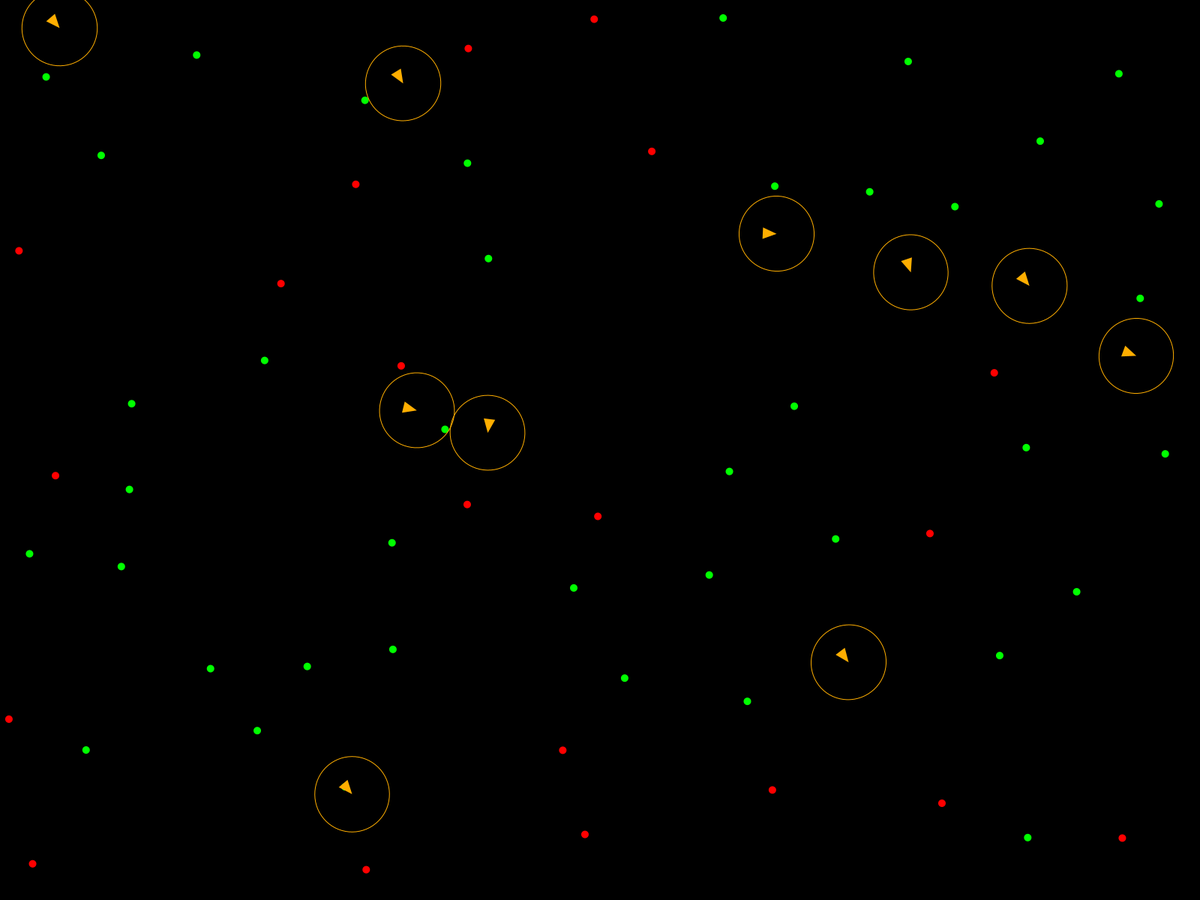
Frame 1 (no input)
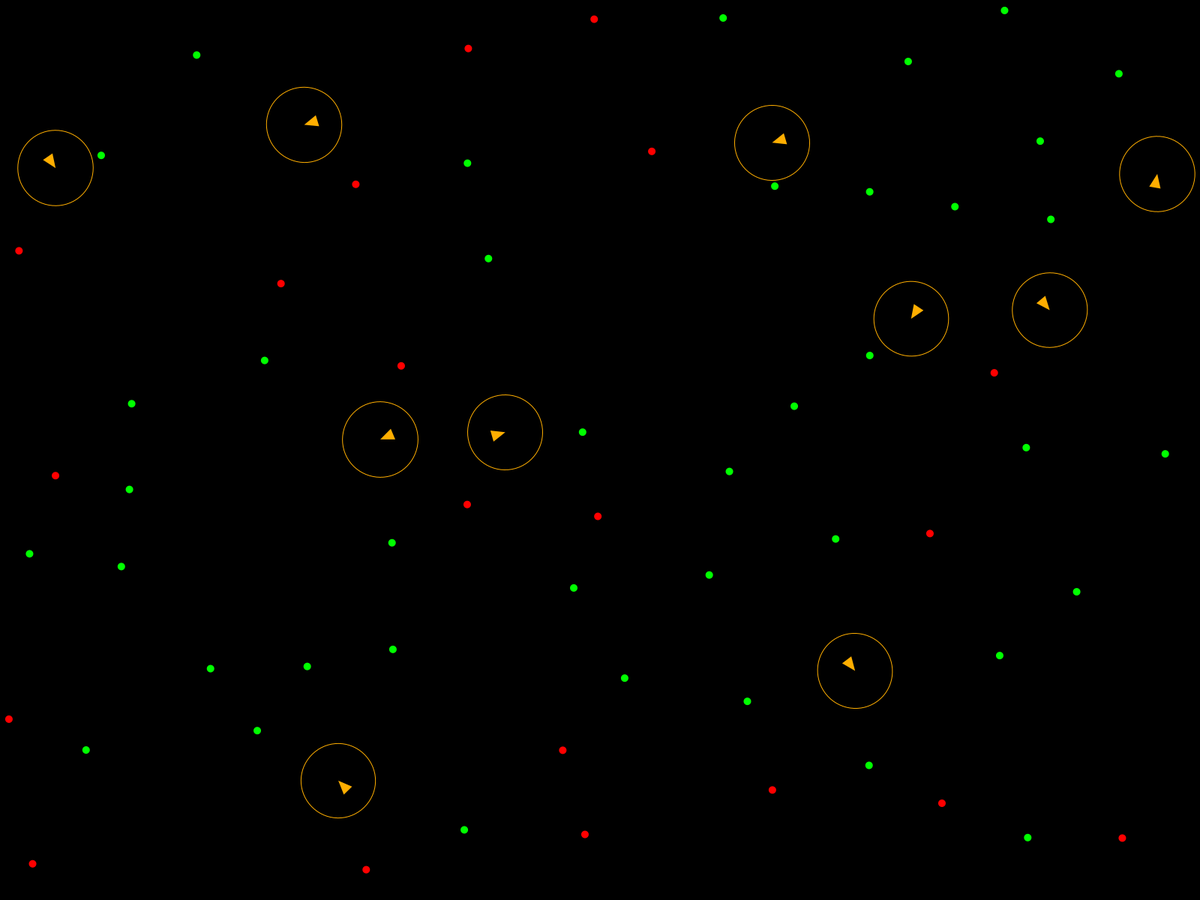
Frame 60 (the mouse pressed at the canvas centre just before this capture)
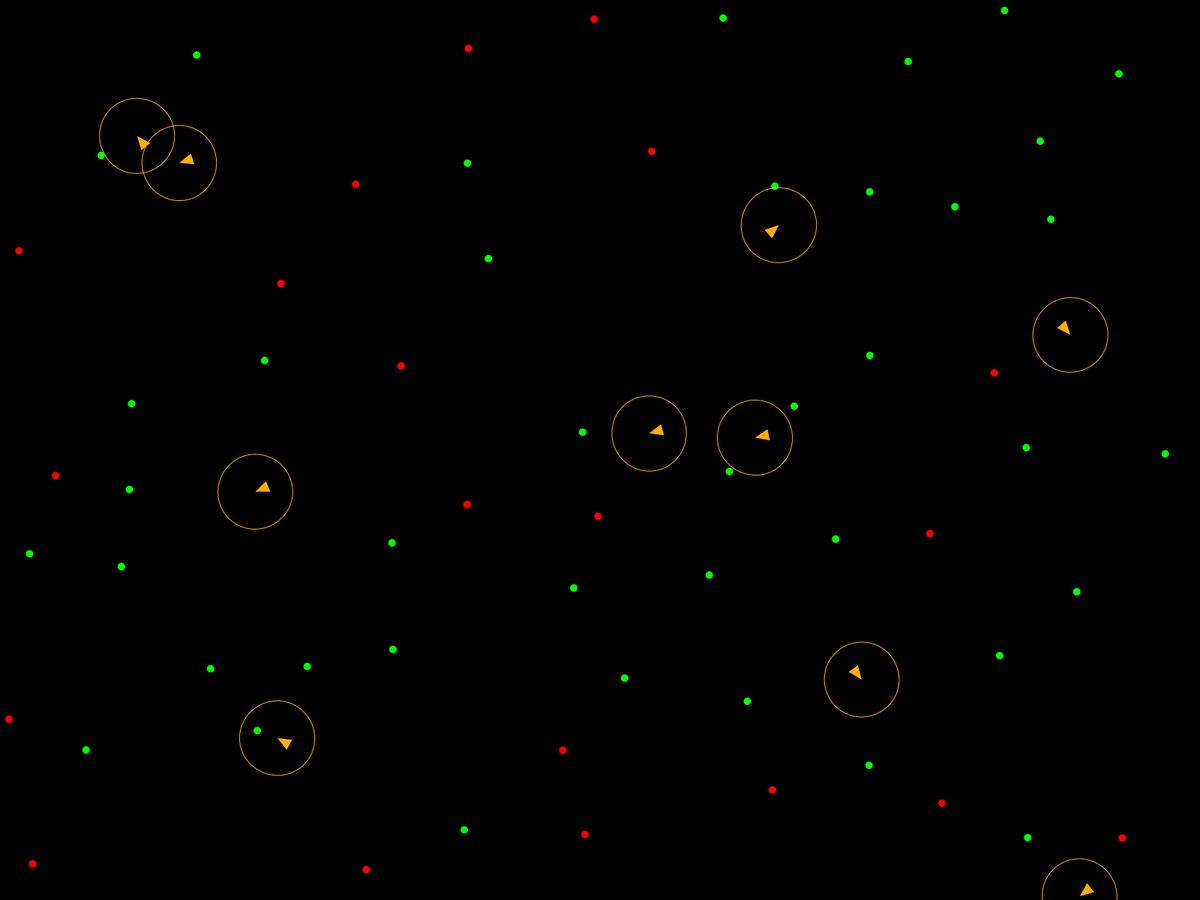
Frame 120 (the mouse held since frame 60 and released just before this capture)

The Processing sketch that drew these frames (run headless with seeded random() and noise(); from frame 60 on, the mouse is pressed at the canvas centre):

// Processing sketch: Steering_Behaviour_001
// ── Steering_Behaviour_001.pde
ArrayList<Object> objects=new ArrayList<Object>();
ArrayList<Creature> creatures=new ArrayList<Creature>();
int numc=10;
int numf=40;
int nump=20;
float foodsize=10;
float VIS=100;
float creasize=20;
float creang=PI/8;
color creacol;
color foodcol;
color poicol;
float foodmindist=VIS;
float maxForce=0.1;
float disteaten=1*foodsize;
float maxspeed=0.1;
void setup()
{
  //size(800, 800);
  fullScreen();
  foodcol=color(0, 255, 0);
  poicol=color(255, 0, 0);
  colorMode(HSB);
  creacol=color(29, 255, 255);
  for (int i=0; i<numc; i++)
  {
    Creature C=new Creature();
    C.ini();
    creatures.add(C);
  }
  for (int i=0; i<numf+nump; i++)
  {
    Object O=new Object();
    O.ini();
    if (i<numf)
    {
      O.setfood();
    }
    for (int j=0; j<i; j++)
    {
      if (O.check_close(objects.get(j)))
      {
        O=new Object();
        O.ini();
        if (i<numf)
        {
          O.setfood();
        }
        j=-1;
      }
    }
    objects.add(O);
  }
}
void draw()
{
  //frameRate(20);
  background(0);
  for (Object O : objects)
  {
    O.show();
  }
  for (Creature C : creatures)
  {
    C.update();
    C.show();
  }
  for (Object O : objects)
  {
    O.ifeaten();
  }
}

// ── Creature.pde
class Creature
{
  PVector pos=new PVector();
  PVector vel=new PVector();
  PVector acc=new PVector();
  float vision=VIS;
  void ini()
  {
    pos.set(random(width), random(height));
    vel.set(random(1), random(1));
  }
  void show()
  {
    pushMatrix();
    translate(pos.x, pos.y);
    rotate(atan2(vel.y, vel.x));
    noStroke();
    fill(creacol);
    beginShape();
    vertex(0, 0);
    vertex(-creasize*cos(creang), creasize*sin(creang));
    vertex(-creasize*cos(creang), -creasize*sin(creang));
    endShape();
    noFill();
    stroke(creacol);
    strokeWeight(1);
    ellipse(0, 0, VIS, VIS);
    popMatrix();
  }
  void update()
  {
    acc.add(getforcecumu());
    vel.add(acc);
    //if (vel.mag()>50*maxspeed)
    //{
    //  vel.setMag(10*maxspeed);
    //}
    pos.add(vel);
    if (pos.x>width)
    {
      pos.x=0;
    } else if (pos.x<0)
    {
      pos.x=width;
    }
    if (pos.y>height)
    {
      pos.y=0;
    } else if (pos.y<0)
    {
      pos.y=height;
    }
    acc.set(0, 0);
  }
  PVector getforcecumu()
  {
    PVector force=new PVector();
    force.set(0, 0);
    boolean isone=true;
    float min=0;
    for (Object O : objects)
    {
      //force.add(getforce(O));
      if (isone)
      {
        min=O.pos.dist(pos);
        isone=false;
        force.set(getforce(O));
      } else if (min>O.pos.dist(pos))
      {
        force.set(getforce(O));
        min=O.pos.dist(pos);
      }
    }
    return force;
  }
  PVector getforce(Object O)
  {
    PVector force=new PVector();
    PVector des=new PVector();
    des.set(O.pos);
    force.set(0, 0);
    if (pos.dist(O.pos)<vision)
    {
      des.sub(pos);
      
      force.set(des);
      force.sub(vel);
      float speed=force.mag();
      force.setMag(map(speed, 0, maxspeed*3, 0, maxspeed));
      if (!O.isfood)
      {
        force.rotate(PI);
        force.setMag(map(speed, 0, vision, 10*maxspeed, 0));
      } else
      {
        force.setMag(map(speed, 0, vision, 0,3*maxspeed));
      }
    }
    return force;
  }
}

// ── Object.pde
class Object
{
  PVector pos=new PVector();
  boolean isfood=false;
  void ini()
  {
    pos.set(random(width), random(height));
  }
  void setfood()
  {
    isfood=true;
  }
  void show()
  {
    noStroke();
    fill(poicol);
    if (isfood)
    {
      fill(foodcol);
    }
    ellipse(pos.x, pos.y, foodsize, foodsize);
  }
  boolean check_close(Object O)
  {
    if (pos.dist(O.pos)<foodmindist && (pos.x!=O.pos.x || pos.y!=O.pos.y))
    {
      return true;
    }
    return false;
  }
  void ifeaten()
  {
    if (isfood)
    {
      for (Creature C : creatures)
      {
        if (C.pos.dist(pos)<disteaten)
        {
          pos.set(random(width), random(height));
          for (int i=0; i<objects.size(); i++)
          {
            if (check_close(objects.get(i)))
            {
              i=-1;
              pos.set(random(width), random(height));
            }
          }
        }
      }
    }
  }
}
